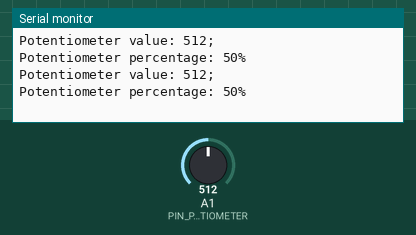
Recording of a sketch running on a simulated Arduino Uno, built with avr-gcc and run on an emulated ATmega328P. On the bench: the last lines printed to the serial monitor. The inputs (shaded band) are chosen by the test bench; at power-on: A1 (PIN_POTENTIOMETER) = 512.

Above: at 1.2 s.
1.3 s: A1 (PIN_POTENTIOMETER) set to 716
At 2.6 s:
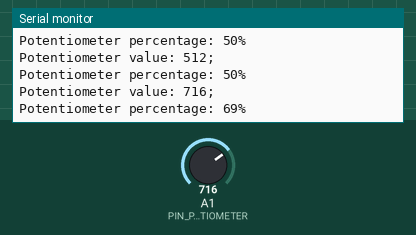
2.8 s: A1 (PIN_POTENTIOMETER) set to 900
At 3.8 s:
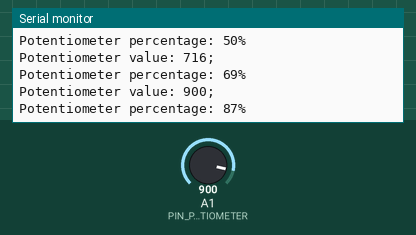
Timing chart, 0 to 5.8 s (numbered marks = the images above; inputs shaded):
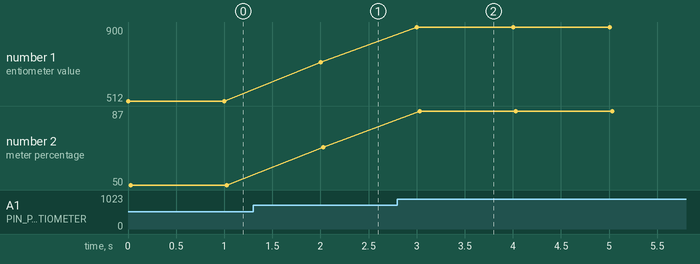

Measured:
- after the input at 1.3 s, the serial monitor: prints a new line after 0.70 s (image 1)
- after the input at 2.8 s, the serial monitor: prints a new line after 0.20 s (image 2)
- plotted number 1: 512 → 716 after the input at 1.3 s, 716 → 900 after the input at 2.8 s
- plotted number 2: 50 → 69 after the input at 1.3 s, 69 → 87 after the input at 2.8 s

The sketch:

parts-potentiometer.ino
```cpp
/************************************************
 * Author: AISK11                               *
 * Description: code to control potentiometer.  *
 * Date Created: 2021-12-01                     *
 * Last Updated: 2021-12-08                     *
 ************************************************/
/* Arduino IDE Set up:
 ** Tools -> Port -> /dev/ttyACM0
 ** Tools -> Board -> Arduino Uno
 */

/* Docs:
 ** Arduino Uno:
 *** https://store.arduino.cc/products/arduino-uno-rev3/
 ** Potentiometer:
 *** https://arduinogetstarted.com/tutorials/arduino-potentiometer
 *** https://roboticsbackend.com/arduino-potentiometer-complete-tutorial/
 */

/* Schematic:
 ** Potentiometer:
 *** Arduino UNO 5V          <=> Potentiometer VCC    -+
 *** Arduino UNO GPIO A<0;5> <=> Potentiometer Output -+-------+
 *** Arduino UNO GROUND      <=> Potentiometer GND    -+
 */

/* Theory:
 ** Potentiometer:
 *** ADC value: <0;1023>
 */


/************************
 **     GPIO Pins      **
 ************************/
/* GPIO <A0;A5> pin connected to LM35 OUTPUT */
static const unsigned char PIN_POTENTIOMETER = A1;


/************************
 ** Arduino Functions  **
 ************************/
void setup() {
  /* Initialize serial communication at 9600 bits per second. */
  Serial.begin(9600);
}


void loop() {
  Serial.print("Potentiometer value: ");
  Serial.print(getPotentiometerOutput(PIN_POTENTIOMETER));
  Serial.print(";\n");
  Serial.print("Potentiometer percentage: ");
  Serial.print(getPotentiometerOutputRemapped(PIN_POTENTIOMETER, 0, 100));
  Serial.print("%\n");
  delay(1000);
}


/************************
 ** Program Functions  **
 ************************/
/* Returns value <0-1023> equal to potentiometer position. */
unsigned short int getPotentiometerOutput(const unsigned char pin_potentiometer) {
  /* Read value from potentiometer, range: 0-1023. */
  unsigned short int potentiometer_analog = analogRead(pin_potentiometer);

  /* Returns value <0-1023> equal to potentiometer position. */
  return potentiometer_analog;
}


/* Returns value <remap_min-remap_max> equal to potentiometer position. */
unsigned short int getPotentiometerOutputRemapped(const unsigned char pin_potentiometer, unsigned short int remap_min, unsigned short int remap_max) {
  /* Read value from potentiometer, range: 0-1023. */
  unsigned short int potentiometer_analog = analogRead(pin_potentiometer);

  /* Mathematically remap potentiometer from range 0-1023 to 0,100. */
  unsigned short int potentiometer_remapped = map(potentiometer_analog, 0, 1023, remap_min, remap_max);

  /* Returns value <remap_min-remap_max> equal to potentiometer position. */
  return potentiometer_remapped;
}
```
